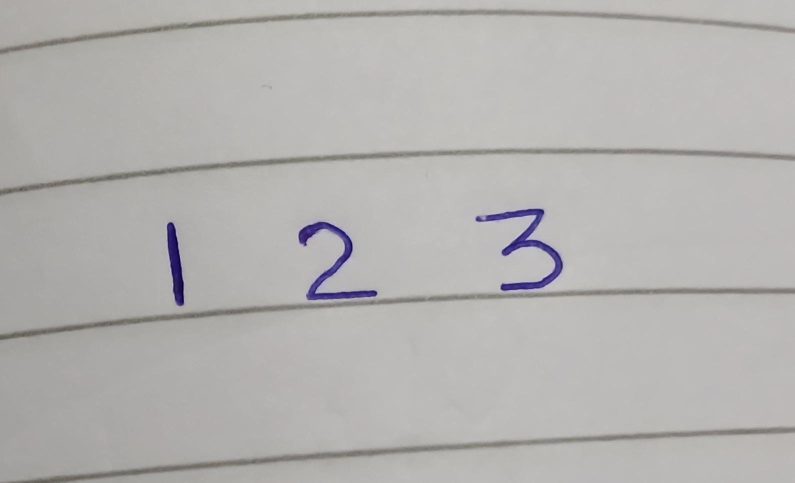
#> input picture images/one23.jpg, 1590 x 965 px, found by its file name (shown at 1/2 size)
$ python morphologicalExperiment.py
#> lines starting #> are read from the running program, lines starting #| are printed output that depends on the picture; after the words box and inside, x2 and y2 are one past the last pixel; in counts of white or black regions, pixels touching at a corner belong together
import cv2
import numpy as np
import matplotlib.pyplot as plt

# [22 lines left out: function adaptive_mean_filter, not called in this run]

def thresholdd(img, Lh=100, Th=150):
    r,c = img.shape
    new_image = np.zeros(img.shape, dtype=np.uint8)
    for i in range(r):
        for j in range(c):
            if Lh<=img[i,j]<Th:
                new_image[i,j] = 1
    return new_image

image = cv2.imread("images/pen/one23.jpg", cv2.IMREAD_GRAYSCALE)
#> image: shape (965, 1590); min 0, max 211, mean 178.3
image = cv2.resize(image, (500, 500), interpolation=cv2.INTER_LINEAR)
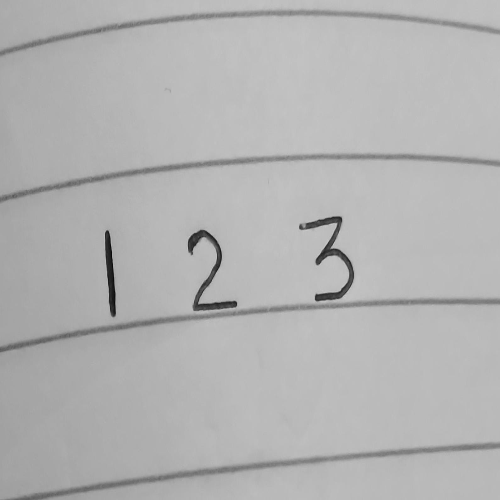
#> image: shape (500, 500); min 7, max 201, mean 178.3
# adaptiveMeanFilter = adaptive_mean_filter(image)
# _, binary_img = cv2.threshold(adaptiveMeanFilter, 80, 90, cv2.THRESH_BINARY)
binary_img = thresholdd(image, 0, 100)
#> after the loop in thresholdd, `for i in range(r):`:
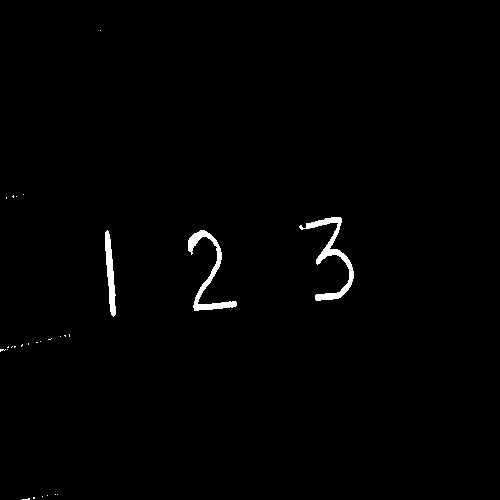
#> new_image: shape (500, 500); values 0 (black) and 1 (white), 0.94% white; 27 white regions (24 under 20 px), largest, box (x1, y1, x2, y2) and area: (299, 217, 354, 301) 937, (188, 230, 237, 311) 845, (105, 230, 116, 317) 509


kernel = np.ones((5, 5), np.uint8)  # You can change size (e.g., (5, 5)) or shape

eroded = cv2.erode(binary_img, kernel, iterations=1)
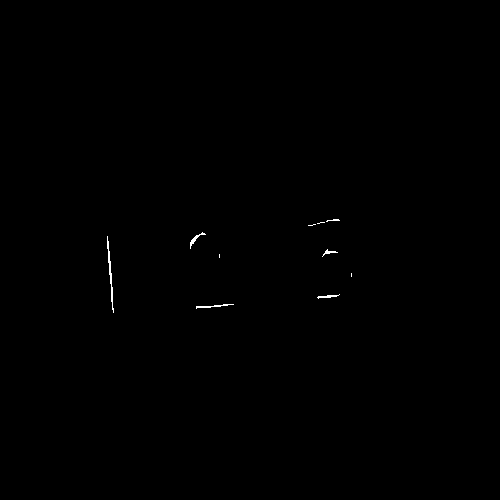
#> eroded: shape (500, 500); values 0 (black) and 1 (white), 0.16% white in thin lines or dots, all inside (x1, y1, x2, y2) = (107, 219, 352, 313)

dilated = cv2.dilate(binary_img, kernel, iterations=1)
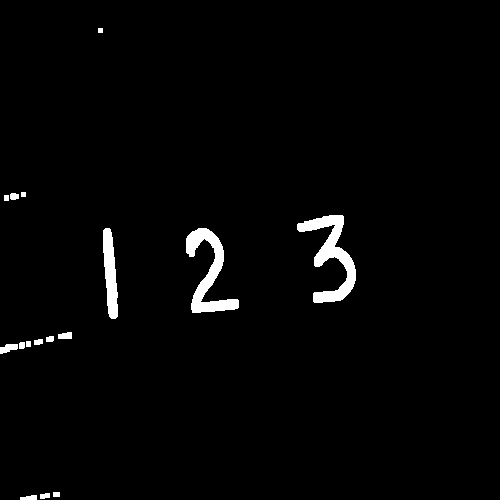
#> dilated: shape (500, 500); values 0 (black) and 1 (white), 2% white; 16 white regions, largest, box (x1, y1, x2, y2) and area: (297, 215, 356, 303) 1853, (186, 228, 239, 313) 1659, (103, 228, 118, 319) 921

opening = cv2.morphologyEx(binary_img, cv2.MORPH_OPEN, kernel)
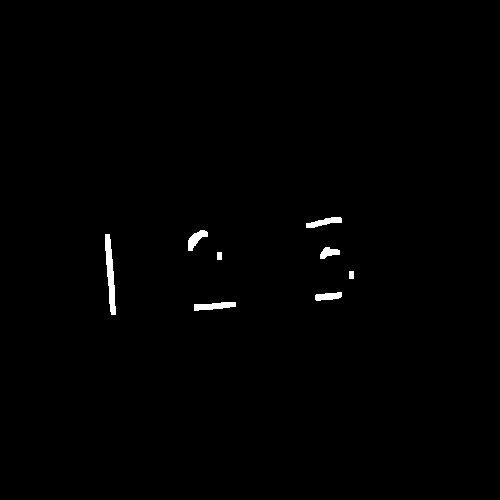
#> opening: shape (500, 500); values 0 (black) and 1 (white), 0.62% white; 8 white regions, largest, box (x1, y1, x2, y2) and area: (105, 234, 116, 315) 491, (194, 302, 236, 311) 254, (306, 217, 342, 228) 209

closing = cv2.morphologyEx(binary_img, cv2.MORPH_CLOSE, kernel)
#> closing: shape (500, 500); values 0 (black) and 1 (white), 0.97% white; 18 white regions (13 under 20 px), largest, box (x1, y1, x2, y2) and area: (299, 217, 354, 301) 957, (188, 230, 237, 311) 851, (105, 230, 116, 317) 509, (0, 346, 16, 352) 31, (22, 497, 35, 500) 22


titles = ['Original', 'Eroded', 'Dilated', 'Opening', 'Closing']
images = [binary_img, eroded, dilated, opening, closing]

# Assume binary_img and opening are two binary images
# xnor = cv2.bitwise_not(cv2.bitwise_xor(eroded, dilated))
andd1 = cv2.bitwise_and(eroded,dilated)
andd2 = cv2.bitwise_and(closing,opening)
andd = cv2.bitwise_and(andd1,andd2)

plt.imshow(andd, cmap='gray')
plt.title("andd")
plt.axis('off')
plt.show()

plt.figure(figsize=(15, 5))
for i in range(5):
    plt.subplot(1, 5, i+1)
    plt.imshow(images[i], cmap='gray')
    plt.title(titles[i])
    plt.axis('off')
plt.tight_layout()
plt.show()

# Calculate histogram
hist = cv2.calcHist([image], [0], None, [256], [0, 256])
#> hist = 256 values, max 22973 at index 186, min 0 at index 0, mean 976.6

# Plot the histogram
plt.plot(hist, color='black')
plt.title("Grayscale Histogram")
plt.xlabel("Pixel Intensity")
plt.ylabel("Frequency")
plt.grid(True)
plt.show()
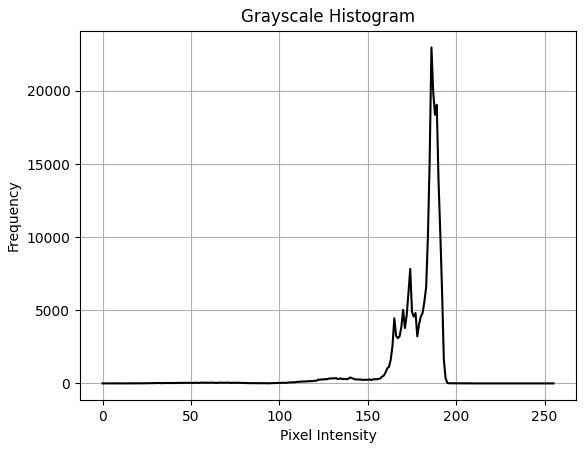
#> figure drawn by matplotlib, 1 panel; curve peaks at x = 186, y = 22973


import cv2
import numpy as np
# from skimage.util import view_as_windows

# [24 lines left out: function adaptive_opening, not called in this run]

# [8 lines of commented-out code are left out]

plt.imshow(image, cmap='gray')
plt.title("adaptivemean")
plt.axis('off')
plt.show()

$ run again, with images/one2345.jpg copied over images/one23.jpg
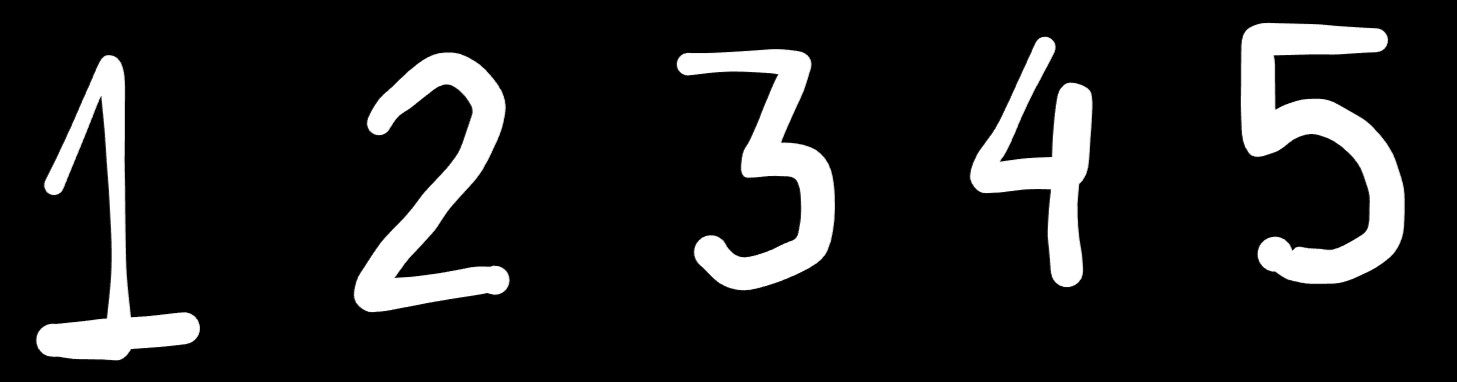
#> input picture images/one2345.jpg, 1457 x 382 px, found by its file name
#> image is the input picture: shape (382, 1457); min 0, max 255, mean 33.6
#> image: shape (500, 500)
#> after the loop in thresholdd, `for i in range(r):`:
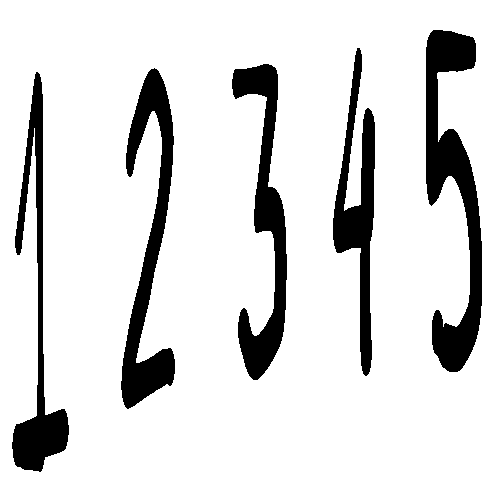
#> new_image: shape (500, 500); values 0 (black) and 1 (white), 86.7% white; 5 black regions, box (x1, y1, x2, y2) and area: (426, 30, 482, 372) 8652, (121, 68, 175, 409) 7115, (232, 64, 287, 380) 6514, (12, 72, 69, 472) 5683, (333, 48, 375, 376) 5357
#> eroded: shape (500, 500); values 0 (black) and 1 (white), 82.4% white; 5 black regions, box (x1, y1, x2, y2) and area: (424, 28, 484, 374) 10803, (119, 66, 177, 411) 9336, (230, 62, 289, 382) 8393, (10, 70, 71, 474) 8095, (331, 46, 377, 378) 7365
#> dilated: shape (500, 500); values 0 (black) and 1 (white), 90.9% white; 5 black regions, box (x1, y1, x2, y2) and area: (428, 32, 480, 370) 6517, (123, 71, 173, 406) 4933, (234, 66, 285, 378) 4671, (335, 53, 373, 372) 3383, (14, 76, 67, 469) 3254
#> opening: shape (500, 500); values 0 (black) and 1 (white), 86.6% white; 5 black regions, box (x1, y1, x2, y2) and area: (426, 30, 482, 372) 8679, (121, 68, 175, 409) 7136, (232, 64, 287, 380) 6521, (12, 72, 69, 472) 5743, (333, 48, 375, 376) 5369
#> closing: shape (500, 500); values 0 (black) and 1 (white), 86.7% white; 5 black regions, box (x1, y1, x2, y2) and area: (426, 30, 482, 372) 8641, (121, 69, 175, 408) 7093, (232, 64, 287, 380) 6499, (12, 74, 69, 471) 5666, (333, 51, 375, 374) 5335
#> hist = 256 values, max 208947 at index 0, min 6 at index 64, mean 976.6
#> `plt.show()`:
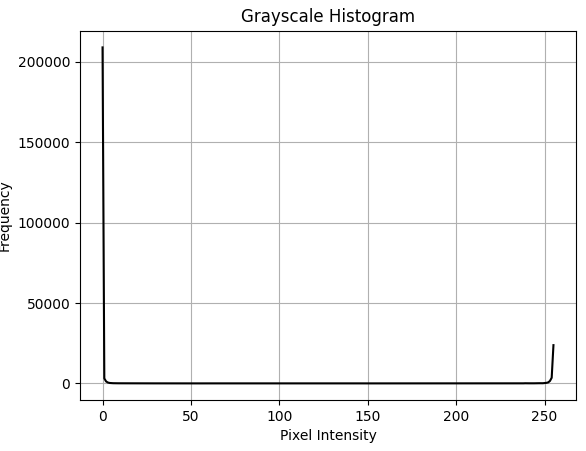
#> figure drawn by matplotlib, 1 panel; curve peaks at x = 0, y = 208947

$ run again, with images/all.jpg copied over images/one23.jpg
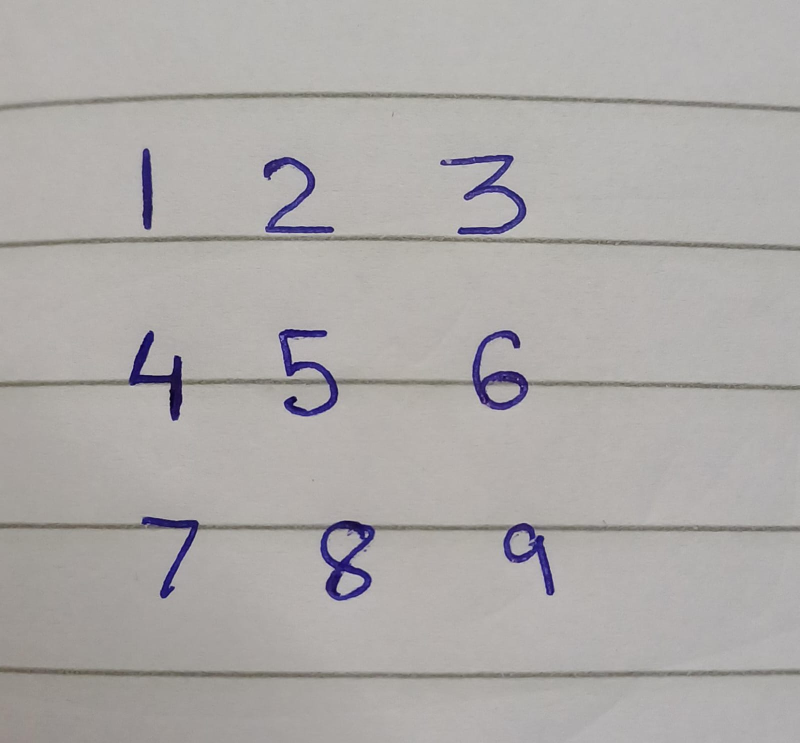
#> input picture images/all.jpg, 1599 x 1486 px, found by its file name (shown at 1/2 size)
#> after the loop in thresholdd, `for i in range(r):`:
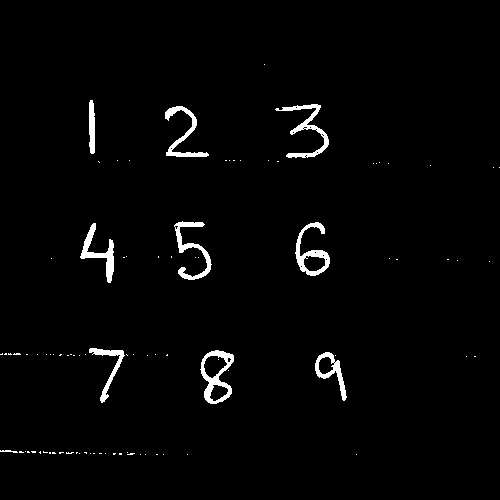
#> new_image: shape (500, 500); values 0 (black) and 1 (white), 2.1% white; 91 white regions (81 under 20 px), largest, box (x1, y1, x2, y2) and area: (200, 350, 234, 404) 709, (275, 104, 329, 158) 657, (174, 221, 212, 280) 628
#> eroded: shape (500, 500); values 0 (black) and 1 (white), 0.15% white in thin lines or dots, all inside (x1, y1, x2, y2) = (83, 105, 344, 398)
#> dilated: shape (500, 500); values 0 (black) and 1 (white), 5% white; 51 white regions (1 under 20 px), largest, box (x1, y1, x2, y2) and area: (273, 102, 331, 160) 1475, (198, 348, 236, 406) 1451, (172, 219, 214, 282) 1366
#> opening: shape (500, 500); values 0 (black) and 1 (white), 0.84% white; 25 white regions, largest, box (x1, y1, x2, y2) and area: (81, 225, 114, 281) 552, (89, 103, 95, 153) 273, (204, 376, 220, 400) 184
#> closing: shape (500, 500); values 0 (black) and 1 (white), 2.2% white; 56 white regions (44 under 20 px), largest, box (x1, y1, x2, y2) and area: (200, 350, 234, 404) 759, (275, 104, 329, 158) 715, (295, 222, 330, 276) 653
#> hist = 256 values, max 26142 at index 178, min 0 at index 0, mean 976.6
#> `plt.show()`:
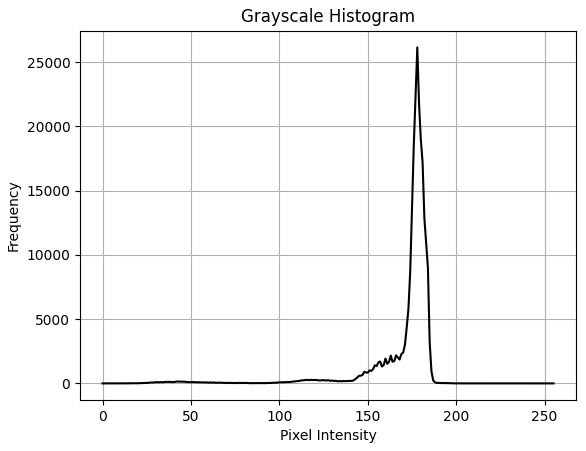
#> figure drawn by matplotlib, 1 panel; curve peaks at x = 178, y = 26142
